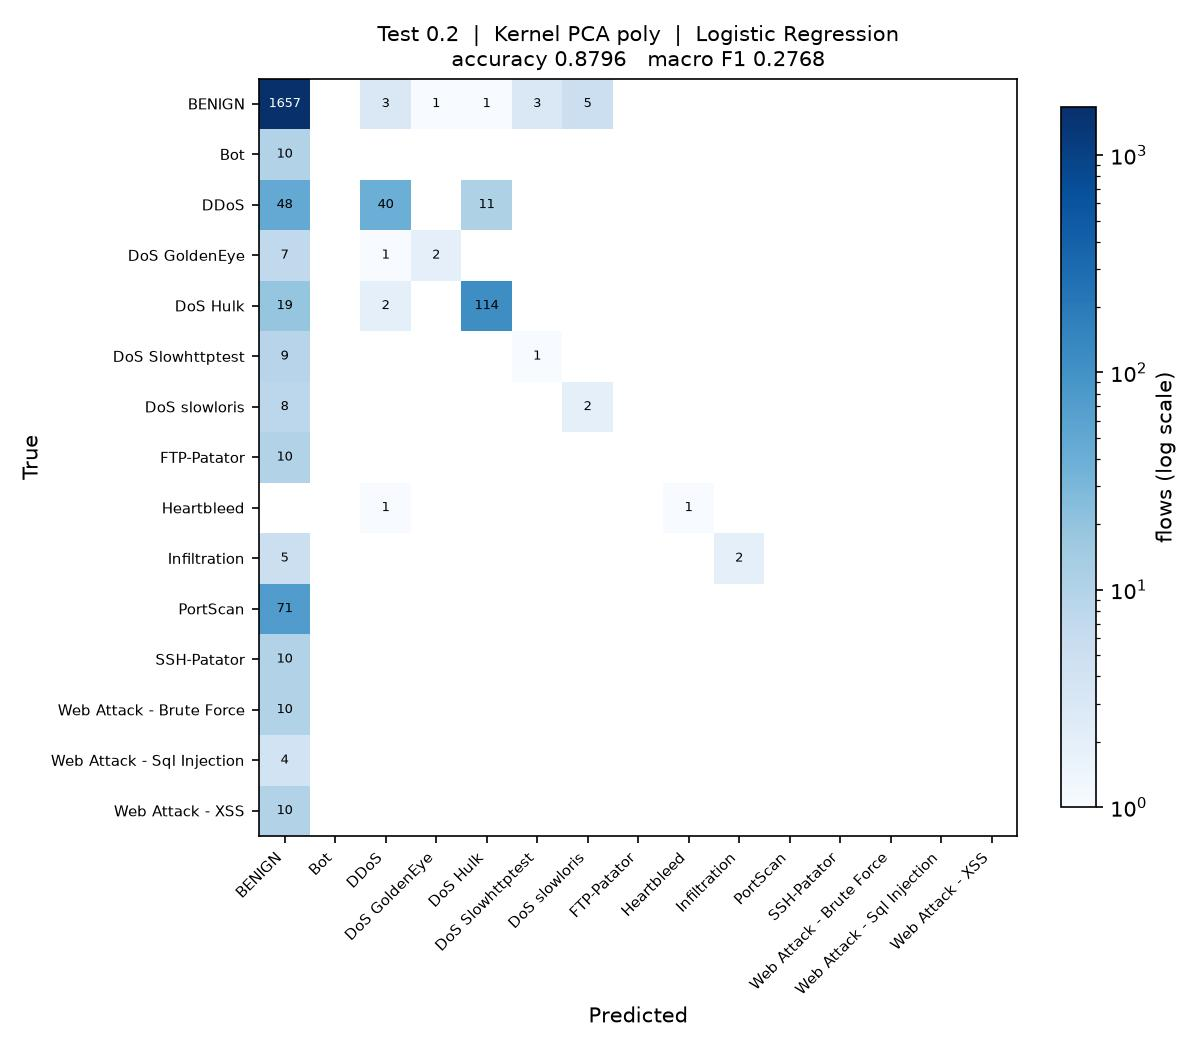

Reproduce this figure in Python.
"""
Test_0.2_DR_POLY_LR

Test size 0.2  |  Kernel PCA (poly)  |  Logistic Regression  (reference sheet #2)

Note: taken in place of sheet #1 Linear Regression, which is a regressor and cannot classify.

Run on its own:

    python Test_0.2_DR_POLY_LR.py

Writes Test_0.2_DR_POLY_LR.jpg (confusion matrix) and appends one row to
results/75_runs.csv.
"""

import os
import sys
import time
import warnings
from pathlib import Path

import matplotlib
matplotlib.use("Agg")
import matplotlib.pyplot as plt
import numpy as np
import pandas as pd
from sklearn.decomposition import KernelPCA
from sklearn.impute import SimpleImputer
from sklearn.metrics import (accuracy_score, confusion_matrix, f1_score,
                             precision_score, recall_score)
from sklearn.model_selection import train_test_split
from sklearn.preprocessing import LabelEncoder, StandardScaler
from sklearn.linear_model import LogisticRegression

sys.path.insert(0, str(Path(__file__).resolve().parent.parent))
from common import load_sample                      # noqa: E402

warnings.filterwarnings("ignore")

# ----- this run -------------------------------------------------------------
TEST_SIZE = 0.2
KERNEL = "poly"
CLASSIFIER = "LR"
N_COMPONENTS = 15
# ----------------------------------------------------------------------------

SEED = 0
N_JOBS = max(1, (os.cpu_count() or 2) // 2)
STEM = "Test_0.2_DR_POLY_LR"
HERE = Path(__file__).resolve().parent
RESULTS = HERE.parent / "results"


def main():
    t0 = time.time()
    df = load_sample(10000, 50, SEED)
    y = LabelEncoder().fit_transform(df["Label"])
    X = df.drop(columns=["Label", "Day"])
    classes = sorted(df["Label"].unique())
    print(f"{len(df):,} flows, {X.shape[1]} features, {len(classes)} classes")

    X_train, X_test, y_train, y_test = train_test_split(
        X, y, test_size=TEST_SIZE, random_state=SEED, stratify=y)

    # mean imputation and scaling, fitted on the training split only
    imputer = SimpleImputer(strategy="mean").fit(X_train)
    scaler = StandardScaler().fit(imputer.transform(X_train))
    X_train = scaler.transform(imputer.transform(X_train))
    X_test = scaler.transform(imputer.transform(X_test))

    # dimensionality reduction: Kernel PCA, fitted on the training split only.
    # arpack keeps the largest positive eigenvalues; the randomized solver ranks
    # them by magnitude and fails on the sigmoid kernel, which is not PSD.
    kpca = KernelPCA(n_components=N_COMPONENTS, kernel=KERNEL,
                     eigen_solver="arpack", random_state=SEED, n_jobs=N_JOBS)
    X_train = kpca.fit_transform(X_train)
    X_test = kpca.transform(X_test)
    print(f"Kernel PCA ({KERNEL}): {X_train.shape[1]} components")

    classifier = LogisticRegression(max_iter=2000, random_state=SEED)
    classifier.fit(X_train, y_train)
    y_pred = classifier.predict(X_test)

    acc = accuracy_score(y_test, y_pred)
    pre = precision_score(y_test, y_pred, average="macro", zero_division=0)
    rec = recall_score(y_test, y_pred, average="macro", zero_division=0)
    f1 = f1_score(y_test, y_pred, average="macro", zero_division=0)
    pre_w = precision_score(y_test, y_pred, average="weighted", zero_division=0)
    rec_w = recall_score(y_test, y_pred, average="weighted", zero_division=0)
    f1_w = f1_score(y_test, y_pred, average="weighted", zero_division=0)

    print(f"Accuracy  : {acc:.4f}")
    print(f"Precision : {pre:.4f}")
    print(f"Recall    : {rec:.4f}")
    print(f"F1 Score  : {f1:.4f}")

    # confusion matrix image, named to match this script
    cm = confusion_matrix(y_test, y_pred, labels=range(len(classes)))
    fig, ax = plt.subplots(figsize=(8, 7))
    im = ax.imshow(cm, cmap="Blues", norm=matplotlib.colors.LogNorm(vmin=1))
    ax.set_xticks(range(len(classes)), classes, rotation=45, ha="right", fontsize=7)
    ax.set_yticks(range(len(classes)), classes, fontsize=7)
    ax.set_xlabel("Predicted")
    ax.set_ylabel("True")
    ax.set_title(f"Test {TEST_SIZE}  |  Kernel PCA {KERNEL}  |  Logistic Regression\n"
                 f"accuracy {acc:.4f}   macro F1 {f1:.4f}", fontsize=10)
    for i in range(len(classes)):
        for j in range(len(classes)):
            if cm[i, j]:
                ax.text(j, i, cm[i, j], ha="center", va="center", fontsize=6,
                        color="white" if cm[i, j] > cm.max() / 3 else "black")
    fig.colorbar(im, ax=ax, fraction=0.04, label="flows (log scale)")
    fig.tight_layout()
    fig.savefig(HERE / f"{STEM}.jpg", dpi=150)
    plt.close(fig)

    # one row appended to the shared results table
    RESULTS.mkdir(exist_ok=True)
    row = {"Test": TEST_SIZE, "DR": "POLY", "Clas": CLASSIFIER,
           "Acc": round(acc, 4), "Pre": round(pre, 4), "Rec": round(rec, 4),
           "F1": round(f1, 4),
           "Pre_weighted": round(pre_w, 4), "Rec_weighted": round(rec_w, 4),
           "F1_weighted": round(f1_w, 4),
           "n_components": N_COMPONENTS, "seconds": round(time.time() - t0, 1),
           "script": STEM}
    out = RESULTS / "75_runs.csv"
    old = pd.read_csv(out).to_dict("records") if out.exists() else []
    old = [r for r in old if r.get("script") != STEM]
    pd.DataFrame(old + [row]).to_csv(out, index=False)
    print(f"saved {STEM}.jpg and appended to results/75_runs.csv "
          f"({time.time() - t0:.0f}s)")


if __name__ == "__main__":
    main()
